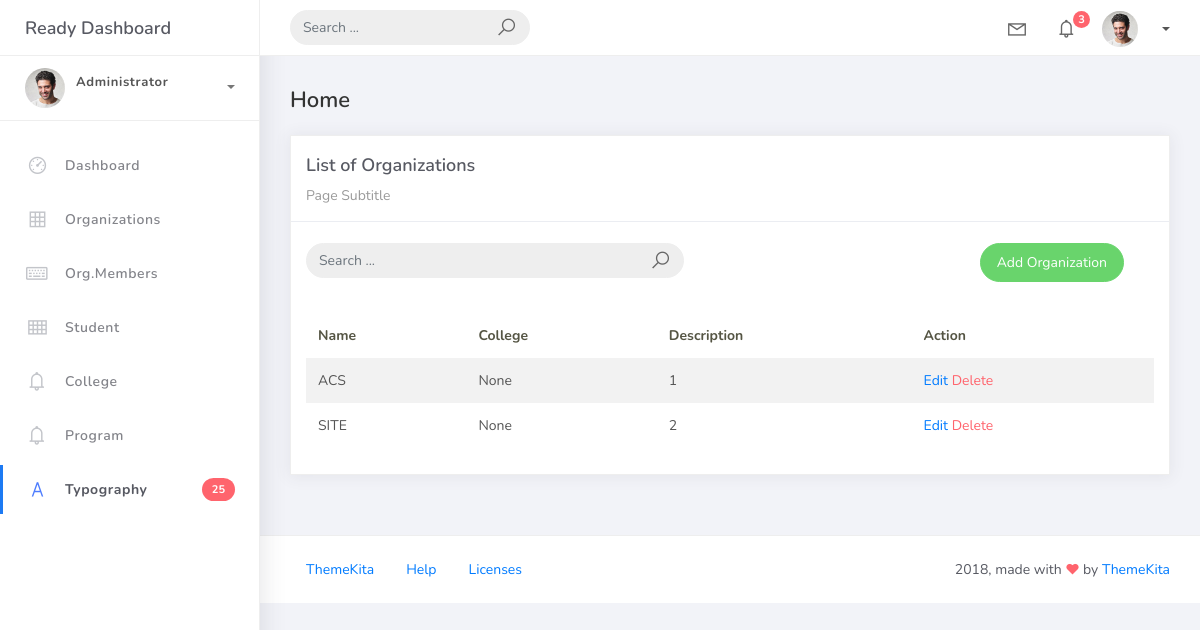
The page /organization_list on the database as committed earlier.
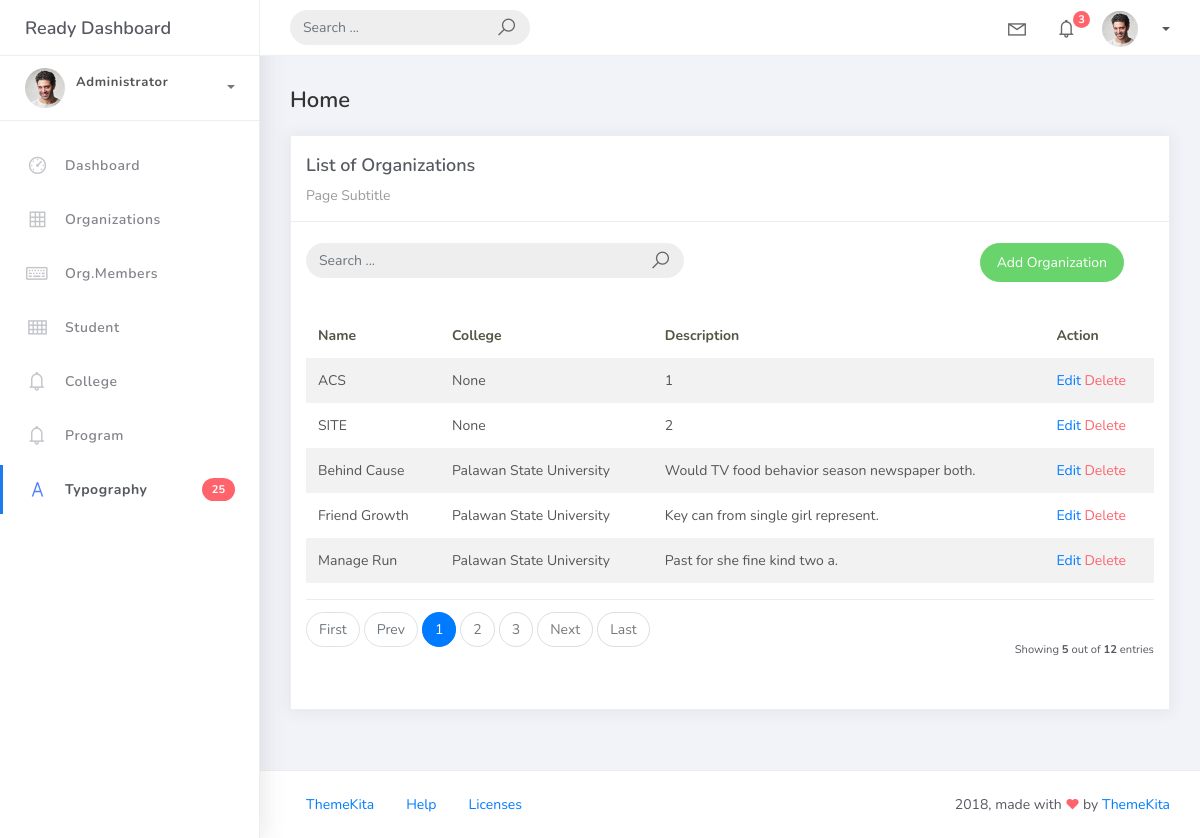
The same page on the database as committed later.
### studentorg/models.py (models this page shows, shortened)
class BaseModel(models.Model):
    created_at = models.DateTimeField(auto_now_add=True, db_index=True)
    updated_at = models.DateTimeField(auto_now=True)
    class Meta:
        abstract = True

class Organization(BaseModel):
    name = models.CharField(max_length=250)
    college = models.ForeignKey(College, null=True, blank=True, on_delete=models.CASCADE)
    description = models.CharField(max_length=500)

class College(BaseModel):
    college_name = models.CharField(max_length=150)
    def __str__ (self):
        return self.college_name

### studentorg/views.py (the view)
# urls.py: path('organization_list', OrganizationList.as_view(), name='organization-list'),
class OrganizationList(ListView):
    model = Organization
    context_object_name = 'organization'
    template_name = 'org_list.html'
    paginate_by = 5
    ordering = ["college__college_name","name"]
    def get_queryset(self):
        qs = super().get_queryset()
        query = self.request.GET.get('q')
        if query:
            qs = qs.filter(
                Q(name__icontains=query) |
                Q(description__icontains=query)
                )
        return qs

### templates/org_list.html
{% extends 'base.html' %} {% load static %} {% block content %}
<div class="content">
    <div class="container-fluid">
        <h4 class="page-title">Home</h4>
        <div class="row">
            <div class="col-md-12">
                <div class="card">
                    <div class="card-header">
                        <div class="card-title">List of Organizations</div>
                        <div class="card-category">Page Subtitle</div>
                    </div>
                    <br />
                        <div class="col-md-12 row">
                            <div class="col-md-6">
                                <form class="navbar-left navbar-form nav-search mr-md-3" action="{% url 'organization-list' %}">
                                    <div class="input-group">
                                        <input type="text" placeholder="Search ..." class="form-control" name="q" />
                                        <div class="input-group-append">
                                        <span class="input-group-text">
                                            <i class="la la-search search-icon"></i>
                                        </span>
                                        </div>
                                    </div>
                                </form>
                            </div>
                            <div class="col-md-6">
                                <div class="pull-right">
                                    <a href="{% url 'organization-add' %}" class="btn btn-success btn-rounded">Add Organization</a>
                                </div>
                            </div>
                        </div>
                    <div class="card-body">
                        <table class="table table-striped mt-3">
                            <thead>
                                <tr>
                                    <th scope="col">Name</th>
                                    <th scope="col">College</th>
                                    <th scope="col">Description</th>
                                    <th scope="col">Action</th>
                                </tr>
                            </thead>
                            <tbody>
                                {% for object in object_list %}
                                <tr>
                                    <td>{{ object.name }}</td>
                                    <td>{{ object.college }}</td>
                                    <td>{{ object.description }}</td>
                                    <td>
                                        <a href="organization_list/{{object.id}}">Edit</a>
                                        <a href="organization_list/{{ object.id }}/delete" class="text-danger">Delete</a>
                                    </td>
                                </tr>
                                {% empty %}
                                <tr>
                                    <td colspan="4" style="text-align: center">
                                        <p class="text-sm font-weight-bold mb-0">No Records Found</p>
                                    </td>
                                </tr>
                                {% endfor %}
                            </tbody>
                        </table>
                        {% include 'includes/pagination.html' %}
                    </div>
                </div>
            </div>
        </div>
    </div>
</div>
{% endblock %}

Rows that differ between the two databases and show on the page:
added Organization: name "Behind Cause", college "Palawan State University", description "Would TV food behavior season newspaper both."
added Organization: name "Friend Growth", college "Palawan State University", description "Key can from single girl represent."
added Organization: name "Manage Run", college "Palawan State University", description "Past for she fine kind two a."
Other text that changed with them:
{{ object_list.count }}: (not shown) → "5"
{{ paginator.count }}: (not shown) → "12"
text now shown: "First Prev Next Last Showing out of entries"
new list line: "1"
new list line: "2"
new list line: "3"
